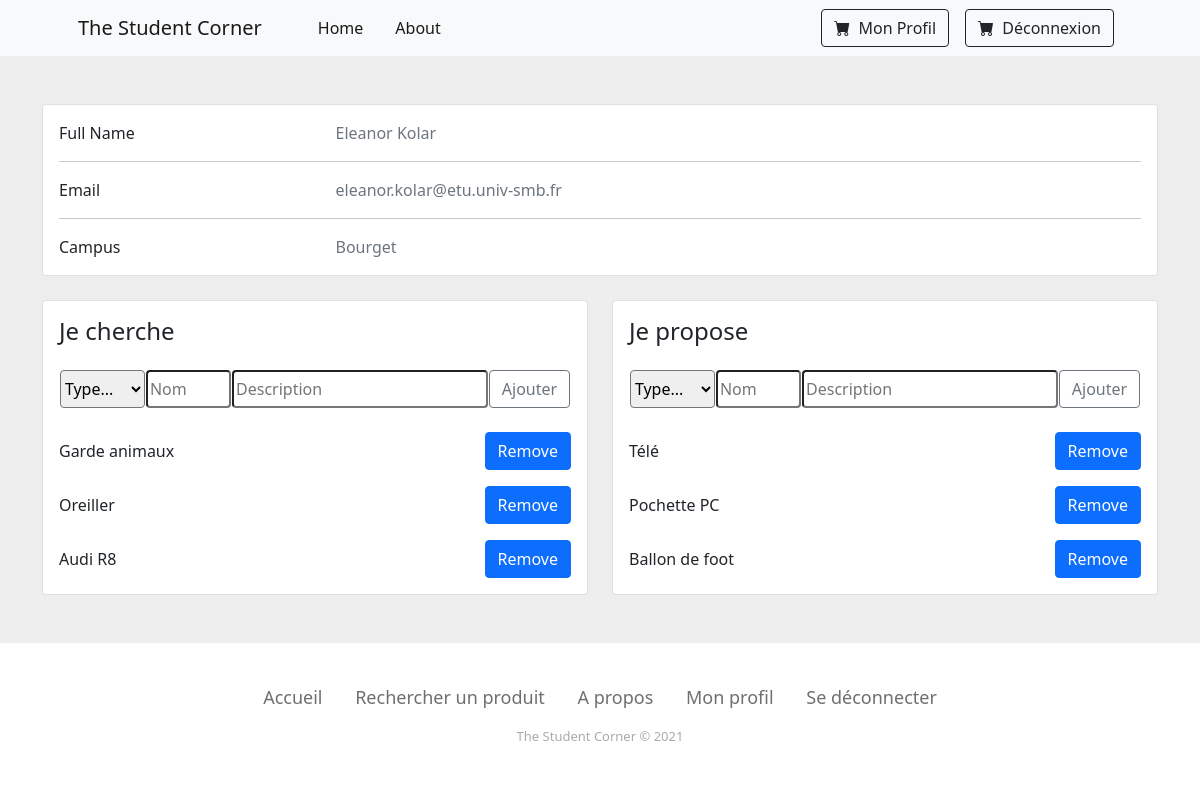
Page /?r=user/profil (signed in) on the committed database.
### tables this page shows
CREATE TABLE IF NOT EXISTS produit (
    idproduit int(11) NOT NULL AUTO_INCREMENT,
    nom varchar(100) NOT NULL,
    description varchar(100) NOT NULL,
    type int(11) NOT NULL,
    PRIMARY KEY (idproduit)
);

### controller/Controller.php (called while the page is built, shortened)
<?php
class Controller {
	public function render($view, $d=null) {
		$controller = get_class($this);
		$model = substr($controller, 0,
		strpos($controller, "Controller"));
		$data = $d;
		include_once "view/header.php";
		include_once "view/".strtolower($model)."/".$view.".php";
		include_once "view/footer.php";
	}
}

### controller/UserController.php (called while the page is built, shortened)
<?php
class UserController extends Controller {
  public function profil(){
    $user = unserialize($_SESSION["user"]);
    $offres = $user->getOffres();
    $demandes = $user->getDemandes();
    $this->render("profil", ["user"=>$user,"offres"=>$offres,"demandes"=>$demandes]);
  }
}

### index.php (called while the page is built, shortened)
<?php
include_once "db.php";
include_once "tools.php";
include_once "controller/route.php";

### model/Model.php (called while the page is built, shortened)
<?php
class Model {
	public function __construct($id=null) {
		$class = get_class($this);
		$table = strtolower($class);
		if ($id != null) {
			$st = db()->prepare("select * from $table where id$table=:id");
			$st->bindValue(":id", $id);
			$st->execute();
		}
	}
	public function __get($fieldName) {
		$varName = "_".$fieldName;
		if (property_exists(get_class($this), $varName))
			return $this->$varName;
		else {
			throw new Exception("Unknown variable: ".$fieldName." in ".get_class($this));
		}
	}
	public function __set($fieldName, $value) {
		$varName = "_".$fieldName;
		if ($value !== null) {
			if (property_exists(get_class($this), $varName)) {
				$class = get_class($this);
				$table = strtolower($class);
				$id = "_id".$fieldName;
				if (isset($value->$id)) {
					$st = db()->prepare("update $table set id$fieldName=:val where id$table=:id");
					$id = substr($id, 1);
					$st->bindValue(":val", $value->$id);
				} else {
					$st = db()->prepare("update $table set $fieldName=:val where id$table=:id");
				}
			} else {
				throw 	new Exception("Unknown variable: ".$fieldName. " in ".get_class($this));
			}
		}
	}
}

### db.php (called while the page is built)
<?php
$db = new PDO("mysql:host=localhost;dbname=info732","root","");
$db->exec("SET NAMES 'utf8';");
function db() { global $db; return $db; }

### model/Utilisateur.php (called while the page is built, shortened)
<?php
class Utilisateur extends Model {
	public function getOffres() {
		$st = db()->prepare("SELECT * from offre WHERE idutilisateur = :idutilisateur");
		$st->bindValue(":idutilisateur", $this->idutilisateur);
		$st->execute();
		$offres = array();
		while($row = $st->fetch(PDO::FETCH_ASSOC)) {
			$offres[] = new Produit($row['idoffre']);
		}
		return $offres;
	}
	public function getDemandes() {
		$st = db()->prepare("SELECT * from demande WHERE idutilisateur = :idutilisateur");
		$st->bindValue(":idutilisateur", $this->idutilisateur);
		$st->execute();
		$demandes = array();
		while($row = $st->fetch(PDO::FETCH_ASSOC)) {
			$demandes[] = new Produit($row['iddemande']);
		}
		return $demandes;
	}
}

### tools.php (called while the page is built, shortened)
<?php
spl_autoload_register(function($name) {
	$dir = "model";
	if (strpos($name,"Controller") !== FALSE)
		$dir = "controller";
	$path = $dir."/".$name.".php";
});

### view/user/profil.php (the view)
<section style="background-color: #eee;">
  <div class="container py-5">
    <div class="row mb-4 d-flex justify-content-center">
		<div class="col-md-12">
			<div class="card mb-4 mb-md-0">
				<div class="card-body">
					<div class="row">
						<div class="col-sm-3">
							<p class="mb-0">Full Name</p>
						</div>
						<div class="col-sm-9">
							<p class="text-muted mb-0"><?php print($data["user"]->prenom." ".$data["user"]->nom); ?></p>
						</div>
					</div>
					<hr>
					<div class="row">
						<div class="col-sm-3">
							<p class="mb-0">Email</p>
						</div>
						<div class="col-sm-9">
							<p class="text-muted mb-0"><?php print($data["user"]->email); ?></p>
						</div>
					</div>
					<hr>
					<div class="row">
						<div class="col-sm-3">
							<p class="mb-0">Campus</p>
						</div>
						<div class="col-sm-9">
						<p class="text-muted mb-0"><?php print($data["user"]->idcampus->nom_campus); ?></p>
						</div>
					</div>
				</div>
			</div>
		</div>
	</div>
	<div class="row d-flex justify-content-center">
		<?php
			foreach(["Je cherche" => "demandes", "Je propose" => "offres"] as $title => $name){
				echo <<<html
				<div class="col-md-6">
				<div class="card mb-4 mb-md-0">
					<div class="card-body">
						<h4 class="mb-4">$title</h4>
						<div class="row mb-4 d-flex justify-content-center">
							<form class="col-md-12" action=".?r=user/profil" method="post" id="addProductForm">
								<input type="hidden" value="addProduct" name="action" />
								<input type="hidden" value="$name" name="to" />
								<div class="input-group d-flex justify-content-around">
									<select name="type" class="col-md-2 rounded">
										<option selected>Type...</option>
										<option value="1">Service</ option>
										<option value="2">Produit</option>
									</select>
									<input type="text" id="nom" name="nom" placeholder="Nom" class="col-md-2 rounded" />
									<input type="text" id="desc" name="desc" placeholder="Description" class="col-md-6 rounded" />
									<div class="input-group-append">
										<button class="btn btn-outline-secondary" type="submit" nmae="submit">Ajouter</button>
									</div>
								</div>
							</form>
						</div>
				html;
				foreach($data[$name] as $d){
					echo <<<hop
					<div class="d-flex justify-content-between mt-3">
						<p class="mb-0 align-self-center">$d->nom</p>
						<button type="button" class="btn btn-primary btn-floating btn-remove" data-id="$d->idproduit">Remove</button>
					</div>
					hop;
				};
				echo <<<html
						</div>
					</div>
				</div>
				html;
			};
		?>
    </div>
  </div>
</section>

### rows in the picture
produit: nom "Garde animaux"
produit: nom "Oreiller"
produit: nom "Audi R8"
produit: nom "Télé"
produit: nom "Pochette PC"
produit: nom "Ballon de foot"

### other values in the picture
$data["user"]->prenom "Eleanor"
$data["user"]->nom "Kolar"
$data["user"]->email "eleanor.kolar@etu.univ-smb.fr"
$data["user"]->idcampus->nom_campus "Bourget"
$title "Je cherche"
$title "Je propose"
